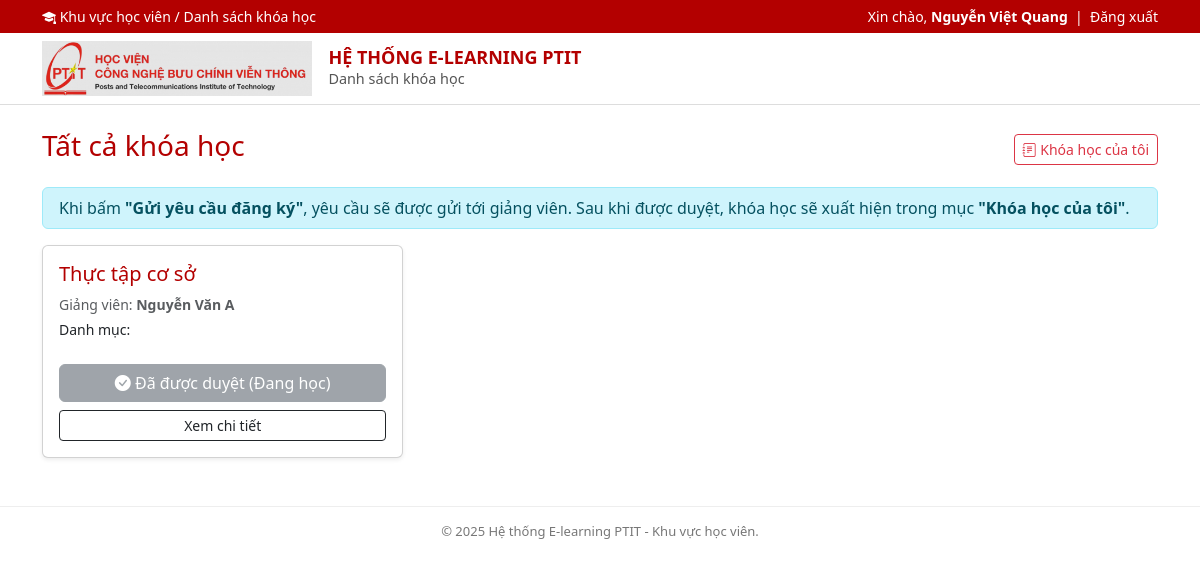
Page /student_courses_catalog.php (signed in) on the committed database.
### tables this page shows
CREATE TABLE `khoa_hoc` (
  `id` int(10) UNSIGNED NOT NULL,
  `ten_khoa_hoc` varchar(255) NOT NULL,
  `duong_dan_tom_tat` varchar(255) NOT NULL,
  `mo_ta` text DEFAULT NULL,
  `id_giang_vien` int(10) UNSIGNED NOT NULL,
  `danh_muc` varchar(100) DEFAULT NULL,
  `hoc_phi` decimal(12,2) NOT NULL DEFAULT 0.00,
  `ngay_bat_dau` date DEFAULT NULL,
  `ngay_ket_thuc` date DEFAULT NULL,
  `trang_thai` enum('nhap','cong_bo','luu_tru') NOT NULL DEFAULT 'nhap',
  `ngay_tao` datetime NOT NULL DEFAULT current_timestamp(),
  `ngay_cap_nhat` datetime NOT NULL DEFAULT current_timestamp() ON UPDATE current_timestamp()
);

CREATE TABLE `nguoi_dung` (
  `id` int(10) UNSIGNED NOT NULL,
  `ho_ten` varchar(100) NOT NULL,
  `ma_sinh_vien` varchar(20) DEFAULT NULL,
  `lop_hoc` varchar(50) DEFAULT NULL,
  `gioi_tinh` enum('nam','nu') NOT NULL DEFAULT 'nam',
  `email` varchar(150) NOT NULL,
  `mat_khau` varchar(255) NOT NULL,
  `vai_tro` enum('hoc_vien','giang_vien','quan_tri') NOT NULL DEFAULT 'hoc_vien',
  `so_dien_thoai` varchar(20) DEFAULT NULL,
  `trang_thai` enum('hoat_dong','khong_hoat_dong','chan') NOT NULL DEFAULT 'hoat_dong',
  `anh_dai_dien` varchar(255) DEFAULT NULL,
  `ngay_tao` datetime NOT NULL DEFAULT current_timestamp(),
  `ngay_cap_nhat` datetime NOT NULL DEFAULT current_timestamp() ON UPDATE current_timestamp()
);

### student_courses_catalog.php (the view, shortened to what this page needs)
<?php
$user_id = $_SESSION['user_id'];
$ho_ten  = $_SESSION['ho_ten'] ?? 'Học viên';
$khoa_hoc = [];
$da_dang_ky = [];
try {
    $pdo = Database::pdo();
    $sql = "SELECT id_khoa_hoc, trang_thai FROM dang_ky_khoa_hoc WHERE id_hoc_vien = :id";
    $stmt = $pdo->prepare($sql);
    $stmt->execute([':id' => $user_id]);
    $dk = $stmt->fetchAll(PDO::FETCH_ASSOC);
    foreach ($dk as $d) {
        $da_dang_ky[$d['id_khoa_hoc']] = $d['trang_thai'];
    }
    $sql = "
        SELECT
            kh.id,
            kh.ten_khoa_hoc,
            kh.mo_ta,
            kh.duong_dan_tom_tat,
            kh.danh_muc,
            kh.ngay_bat_dau,
            kh.ngay_ket_thuc,
            nd.ho_ten AS ten_giang_vien
        FROM khoa_hoc kh
        JOIN nguoi_dung nd ON kh.id_giang_vien = nd.id
        WHERE kh.trang_thai = 'cong_bo'
        ORDER BY kh.ngay_tao DESC
    ";
    $stmt = $pdo->query($sql);
    $khoa_hoc = $stmt->fetchAll(PDO::FETCH_ASSOC);
} catch (PDOException $e) {
    $error = $e->getMessage();
}
function textTrangThaiDangKy($code) {
    $map = [
        'cho_duyet'   => 'Chờ giảng viên duyệt',
        'dang_hoc'    => 'Đang học',
        'hoan_thanh'  => 'Đã hoàn thành',
        'huy'         => 'Đã hủy',
    ];
    return $map[$code] ?? $code;
}
?>
<!DOCTYPE html>
<html lang="vi">
<head>
    <link href="https://cdn.jsdelivr.net/npm/bootstrap@5.3.3/dist/css/bootstrap.min.css" rel="stylesheet">
    <link rel="stylesheet" href="https://cdn.jsdelivr.net/npm/bootstrap-icons@1.11.3/font/bootstrap-icons.css">
    <link rel="stylesheet" href="css/style.css">
</head>
<body>
<div class="top-bar">
    <div class="container d-flex justify-content-between align-items-center">
        <div>
            <i class="bi bi-mortarboard-fill"></i>
            <a href="student_dashboard.php">Khu vực học viên</a> /
            <span>Danh sách khóa học</span>
        </div>
        <div>
            Xin chào, <strong><?php echo htmlspecialchars($ho_ten); ?></strong>
            &nbsp;|&nbsp;
            <a href="dang_xuat.php" style="color:#fff;">Đăng xuất</a>
        </div>
    </div>
</div>
<header class="main-header">
    <div class="container py-2 d-flex align-items-center">
        <img src="image/ptit.png" style="height:55px;" class="me-3">
        <div>
            <div class="logo-text">HỆ THỐNG E-LEARNING PTIT</div>
            <div style="font-size:0.9rem;color:#555;">Danh sách khóa học</div>
        </div>
    </div>
</header>
<div class="container mt-4 mb-5">
    <div class="d-flex justify-content-between align-items-center mb-3">
        <h3 style="color:#b30000;">Tất cả khóa học</h3>
        <a href="student_my_courses.php" class="btn btn-outline-danger btn-sm">
            <i class="bi bi-journal-text"></i> Khóa học của tôi
        </a>
    </div>
    <?php if (empty($khoa_hoc)): ?>
        <div class="alert alert-warning">
            Hiện chưa có khóa học nào được công bố.
        </div>
    <?php else: ?>
        <div class="alert alert-info py-2">
            Khi bấm <strong>"Gửi yêu cầu đăng ký"</strong>, yêu cầu sẽ được gửi tới giảng viên.
            Sau khi được duyệt, khóa học sẽ xuất hiện trong mục <strong>"Khóa học của tôi"</strong>.
        </div>
        <div class="row g-3">
            <?php foreach ($khoa_hoc as $kh): ?>
                <div class="col-md-4">
                    <div class="card h-100 shadow-sm">
                        <div class="card-body d-flex flex-column">
                            <h5 class="card-title" style="color:#b30000;">
                                <?php echo htmlspecialchars($kh['ten_khoa_hoc']); ?>
                            </h5>
                            <p class="text-muted small mb-1">
                                Giảng viên:
                                <strong><?php echo htmlspecialchars($kh['ten_giang_vien']); ?></strong>
                            </p>
                            <p class="small mb-2">
                                Danh mục:
                            </p>
                            <div class="mt-auto">
                                <?php if (isset($da_dang_ky[$kh['id']])): ?>
                                    <?php $tr = $da_dang_ky[$kh['id']]; ?>
                                    <?php $text = textTrangThaiDangKy($tr); ?>
                                    <button class="btn btn-secondary w-100" disabled>
                                        <?php if ($tr === 'cho_duyet'): ?>
                                            <i class="bi bi-hourglass-split"></i>
                                            Đã gửi yêu cầu (<?php echo $text; ?>)
                                        <?php elseif ($tr === 'dang_hoc'): ?>
                                            <i class="bi bi-check-circle-fill"></i>
                                            Đã được duyệt (<?php echo $text; ?>)
                                        <?php elseif ($tr === 'hoan_thanh'): ?>
                                            <i class="bi bi-award-fill"></i>
                                            Đã hoàn thành
                                        <?php else: ?>
                                            <i class="bi bi-x-circle"></i>
                                            <?php echo $text; ?>
                                        <?php endif; ?>
                                    </button>
                                <?php endif; ?>
                                <a href="student_course_detail.php?id=<?php echo (int)$kh['id']; ?>"
                                   class="btn btn-outline-dark btn-sm mt-2 w-100">
                                    Xem chi tiết
                                </a>
                            </div>
                        </div>
                    </div>
                </div>
            <?php endforeach; ?>
        </div>
    <?php endif; ?>
</div>
<footer>
    <div class="container text-center">
        © <?php echo date('Y'); ?> Hệ thống E-learning PTIT - Khu vực học viên.
    </div>
</footer>
</body>
</html>

### css/style.css (style rules this page uses)
body { font-family: system-ui, -apple-system, BlinkMacSystemFont, "Segoe UI", sans-serif; }
.top-bar { background-color: #b30000; color: #fff; font-size: 14px; padding: 6px 0; }
.top-bar a { color: #fff; text-decoration: none; }
.main-header { background-color: #ffffff; border-bottom: 1px solid #ddd; }
.logo-text { font-weight: 700; font-size: 18px; color: #b30000; line-height: 1.2; }
footer { border-top: 1px solid #eee; padding: 15px 0; font-size: 13px; color: #777; margin-top: 40px; }

### rows in the picture
khoa_hoc: ten_khoa_hoc "Thực tập cơ sở", id_giang_vien.ho_ten "Nguyễn Văn A", id "Đang học"

### other values in the picture
$ho_ten "Nguyễn Việt Quang"
